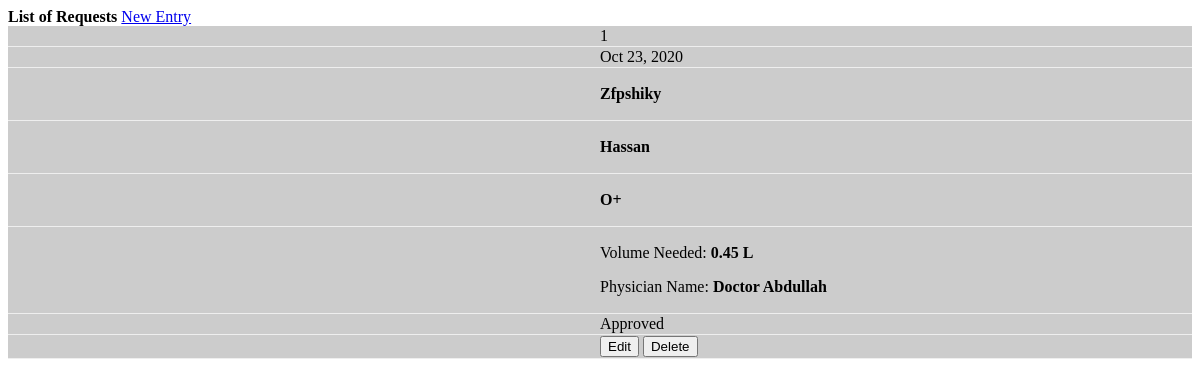
Screenshot of /requests.php with the database file from the repository.
### tables this page shows
CREATE TABLE `requests` (
  `id` int(30) NOT NULL,
  `ref_code` varchar(20) NOT NULL,
  `patient` text NOT NULL,
  `blood_group` varchar(10) NOT NULL,
  `volume` float NOT NULL,
  `physician_name` text NOT NULL,
  `status` tinyint(1) NOT NULL DEFAULT 0 COMMENT '0= pending,1= approved',
  `date_created` datetime NOT NULL DEFAULT current_timestamp()
);

### requests.php (the view, shortened to what this page needs)
<?php include('db_connect.php');?>
<div class="container-fluid">
	<div class="col-lg-12">
		<div class="row">
			<div class="col-md-12">
				<div class="card">
					<div class="card-header">
						<b>List of Requests</b>
						<span class="float:right"><a class="btn btn-primary btn-block btn-sm col-sm-2 float-right" href="javascript:void(0)" id="new_request">
					<i class="fa fa-plus"></i> New Entry
				</a></span>
					</div>
					<div class="card-body">
						<table class="table table-condensed table-bordered table-hover">
							<tbody>
								<?php
								$i = 1;
								$requests = $conn->query("SELECT * FROM requests order by date(date_created) desc ");
								while($row=$requests->fetch_assoc()):
								?>
								<tr>
									<td class="text-center"><?php echo $i++ ?></td>
									<td>
										<?php echo date('M d, Y',strtotime($row['date_created'])) ?>
									</td>
									<td class="">
										 <p> <b><?php echo $row['ref_code'] ?></b></p>
									</td>
									<td class="">
										 <p> <b><?php echo ucwords($row['patient']) ?></b></p>
									</td>
									<td class="">
										 <p> <b><?php echo $row['blood_group'] ?></b></p>
									</td>
									<td class="">
										 <p>Volume Needed: <b><?php echo  ($row['volume'] / 1000).' L' ?></b></p>
										 <p>Physician Name: <b><?php echo ucwords($row['physician_name']) ?></b></p>
									</td>
									<td class=" text-center">
										<?php if($row['status'] == 0): ?>
											<span class="badge badge-primary">Pending</span>
										<?php else: ?>
											<span class="badge badge-success">Approved</span>
										<?php endif; ?>
									</td>
									<td class="text-center">
										<button class="btn btn-sm btn-outline-primary edit_request" type="button" data-id="<?php echo $row['id'] ?>" >Edit</button>
										<button class="btn btn-sm btn-outline-danger delete_request" type="button" data-id="<?php echo $row['id'] ?>">Delete</button>
									</td>
								</tr>
								<?php endwhile; ?>
							</tbody>
						</table>
					</div>
				</div>
			</div>
		</div>
	</div>
</div>

### requests.php (style rules this page uses)
@media screen and (min-width: 100px) and (max-width:1500px) { table, thead, tbody, th, td, tr { display: block; } }
@media screen and (min-width: 100px) and (max-width:1500px) { tr { margin: 0 0 1rem 0; } }
@media screen and (min-width: 100px) and (max-width:1500px) { tr:nth-child(odd) { background: #ccc; } }
@media screen and (min-width: 100px) and (max-width:1500px) { td { border: none; border-bottom: 1px solid #eee; position: relative; padding-left: 50%; } }
@media screen and (min-width: 100px) and (max-width:1500px) { td:before { position: absolute; top: 0; left: 6px; width: 45%; padding-right: 10px; white-space: nowrap; } }

### rows the page displays
requests: date_created "Oct 23, 2020", ref_code "Zfpshiky", patient "Hassan", blood_group "O+", $row['volume']/1000 "0.45", physician_name "Doctor Abdullah", status "Approved"
